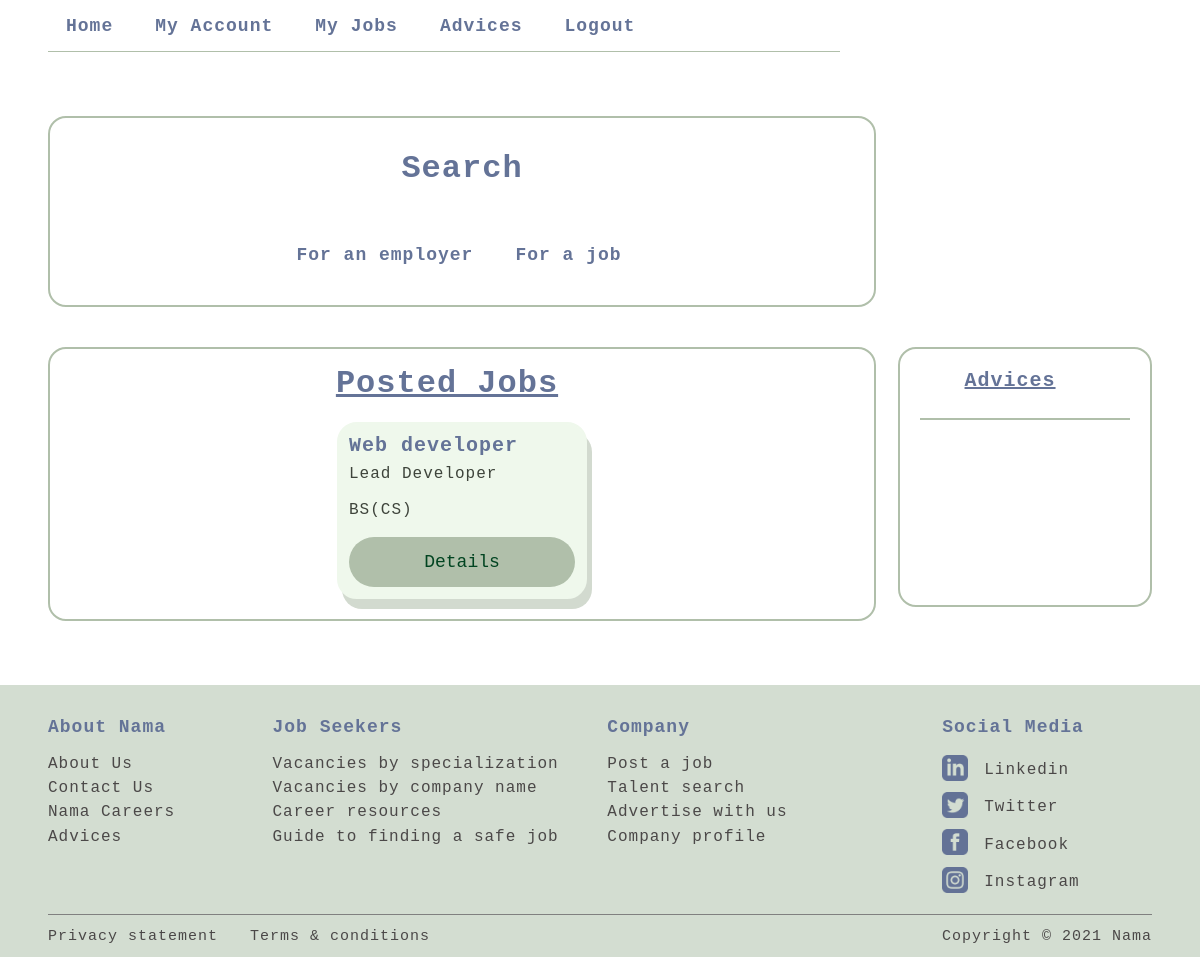
/job_sekeer_homepage.php (signed in), run on the app's committed database.
### tables this page shows
CREATE TABLE `tbl_jobpost` (
  `job_id` int(11) NOT NULL,
  `job_title` varchar(100) NOT NULL,
  `job_major` varchar(200) NOT NULL,
  `job_position` varchar(200) NOT NULL,
  `job_desc` varchar(200) NOT NULL,
  `job_skills` varchar(200) NOT NULL,
  `job_qualification` varchar(200) NOT NULL,
  `job_location` varchar(200) NOT NULL,
  `job_type` varchar(100) NOT NULL,
  `job_gender` varchar(100) NOT NULL,
  `job_salary` varchar(100) NOT NULL,
  `job_status` int(2) NOT NULL DEFAULT 1,
  `job_date` timestamp NOT NULL DEFAULT current_timestamp() ON UPDATE current_timestamp(),
  `emp_id` int(11) NOT NULL,
  `company_name` varchar(300) NOT NULL
);

### job_sekeer_homepage.php (the view, shortened to what this page needs)
<?php include('includes/seeker_header.php'); ?>
<?php
include('includes/connection.php');
$jobs = mysqli_query($conn , "select * from tbl_jobpost order by job_id desc");
?>
<main id="main">
<div class="row">
    <div class="searchArea">
        <h1 class="title">Search</h1>
        <br>
         <ul id="flex_list">
        <li><a href="employersearch.php">For an employer</a></li>
        <li><a href="jobsearch2.php">For a job</a></li>
    </ul>
    </div>
    <div id="employ_row">
    <div class="PostedJobs">
        <h1 class="title">
        <a href="postedjobsseeker.php" style="color: #647397">Posted Jobs</a></h1>
        <marquee  width="100%" height="100%" direction="left" height="100px" onmouseover="this.stop();" onmouseout="this.start();">
            <div style="display: flex;align-items: center;justify-content: center;">
            <?php while($rec = mysqli_fetch_array($jobs)){ ?>
            <div class="box" style="overflow:hidden;">
                    <h2 class="jobname"><?php echo $rec['job_title']; ?></h2>
                    <span style="color: #3e443b; font-weight: normal;"><?php echo $rec['job_position']; ?></span>
                    <br><br>
                    <span style="color: #3e443b; font-weight: normal; align:center;"><?php echo $rec['job_qualification']; ?></span>
     <br>
                <br>
                <button class="apply" onclick="window.location.href='postedjobsseeker.php';">Details</button>
                </div>
                <?php } ?>
            </div>
        </marquee>
    </div>
    <div class="notification">
                <h3 class="title">
            <a class="jobname" href="job_sekeer_advice.php">Advices</a></h3>
        <div class="notificationContent">
        </div>
    </div>
    </div>
</div>
</main>
<?php include('includes/footer.php'); ?>

### css/style.css (style rules this page uses)
#main .row .searchArea { width: 75%; border: 2px solid var(--border-color); border-radius: 18px; padding: 2rem 1rem; display: flex; flex-direction: column; justify-content: center; align-items: center; }
#main .row .searchArea #flex_list { margin-top: 2rem; display: flex; justify-content: center; }
#main .row .searchArea #flex_list li { margin-right: 6px; }
#main #employ_row { display: flex; justify-content: space-between; }
#main #employ_row .PostedJobs { width: 75% ; margin-top: 40px; border: 2px solid var(--border-color); border-radius: 18px; padding-top: 1rem; }
#employ_row .notification { width: 23%; margin-top: 40px; border: 2px solid var(--border-color); border-radius: 18px; padding: 20px; height: 260px; }
#employ_row .notification .title { padding-bottom: 0.4rem; text-align: center; color: var(--cyber-color); }
#employ_row .notification .notificationContent { border-bottom: 2px solid var(--border-color); padding: 10px; }

### css/_variables.css (style rules this page uses)
:root { --text-color: #a6b8a0; --border-color: #b0bfaa; --white-color: #014421; --heading-color: #608554; --footer-bg: #d3ddd1; --cyber-color: #647397; }

### css/_global.css (style rules this page uses)
* { margin: 0; padding: 0; box-sizing: border-box; -webkit-box-sizing: border-box; -moz-box-sizing: border-box; outline: none; }
html { min-height: 100vh; scroll-behavior: smooth; }
body { width: 100%; height: 100%; margin: 0; padding: 0; position: relative; background-color: #f4f4f4; box-sizing: border-box; -webkit-box-sizing: border-box; -moz-box-sizing: border-box; font-family: "Courier New", Courier, monospace; font-size: 1rem; letter-spacing: 1px; }
ul { list-style-type: none; margin: 0; padding: 0; overflow: hidden; background-color: none; position: relative; }
li { float: left; }
li a { display: block; color: #647397; text-align: center; padding: 8px 18px; font-size: 18px; text-decoration: none; font-weight: bolder; border-radius: 25px; transition: all 0.4s ease; margin-right: 0; }
.background { background: url("./../images/upLogo.png") no-repeat top right; -webkit-background-size: cover; -moz-background-size: cover; -o-background-size: cover; background-size: 35%; }
.jobname { color: var(--cyber-color); font-size: 20px; margin-bottom: 8px; }
.apply { background-color: var(--border-color); color: var(--white-color); padding: 15px 32px; display: flex; justify-content: center; align-items: center; text-decoration: none; font-size: 18px; width: 100%; border-radius: 25px; }
.title { text-align: center; color: var(--cyber-color); font-family: "Courier New", Courier, monospace; }
#main { padding: 4rem 3rem; width: 100%; max-width: 1300px; margin: auto; }
#main .row { width: 100%; }
a { color: var(--text-color); margin-right: 30px; }
.box { border: 2px solid; border-color: #eff8ec; padding: 10px; box-shadow: 5px 10px #d2dacf; width: 250px; margin: 20px; align-items: center; justify-content: center; background-color: #eff8ec; border-radius: 20px; overflow: hidden; position: relative; min-width: 250px; }
input, button { color: var(--white-color); font-family: "Courier New", monospace; font-size: 3pc; padding: 0; margin-top: 0; border: 0; background-color: transparent; }

### data on the page
tbl_jobpost: job_title "Web developer", job_position "Lead Developer", job_qualification "BS(CS)"
